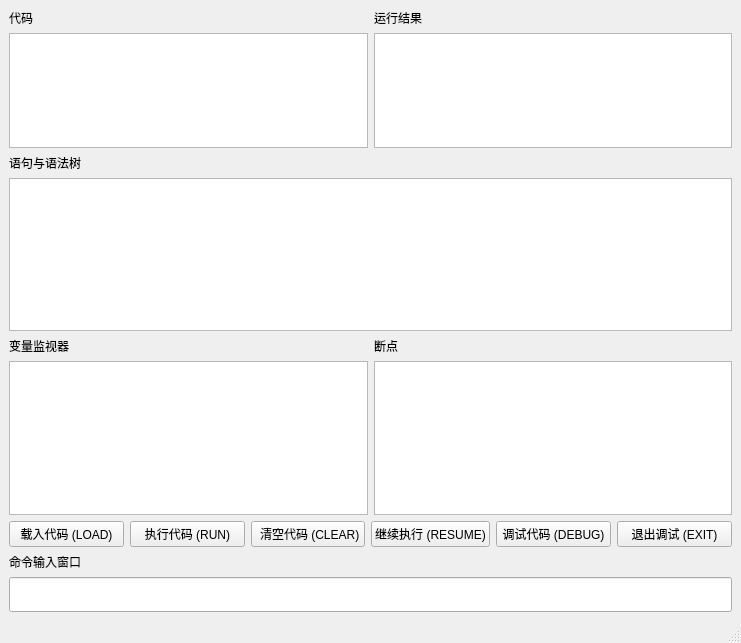
<?xml version="1.0" encoding="UTF-8"?>
<ui version="4.0">
 <class>MainWindow</class>
 <widget class="QMainWindow" name="MainWindow">
  <property name="geometry">
   <rect>
    <x>0</x>
    <y>0</y>
    <width>741</width>
    <height>643</height>
   </rect>
  </property>
  <property name="sizePolicy">
   <sizepolicy hsizetype="Preferred" vsizetype="Preferred">
    <horstretch>0</horstretch>
    <verstretch>0</verstretch>
   </sizepolicy>
  </property>
  <property name="windowTitle">
   <string>GuiBasic</string>
  </property>
  <widget class="QWidget" name="centralwidget">
   <property name="sizePolicy">
    <sizepolicy hsizetype="Expanding" vsizetype="Expanding">
     <horstretch>0</horstretch>
     <verstretch>0</verstretch>
    </sizepolicy>
   </property>
   <layout class="QHBoxLayout" name="horizontalLayout_3">
    <item>
     <layout class="QVBoxLayout" name="verticalLayout">
      <item>
       <layout class="QHBoxLayout" name="horizontalLayout">
        <item>
         <layout class="QVBoxLayout" name="verticalLayout_2">
          <item>
           <widget class="QLabel" name="labelCode">
            <property name="text">
             <string>代码</string>
            </property>
           </widget>
          </item>
          <item>
           <widget class="QTextBrowser" name="CodeDisplay">
            <property name="readOnly">
             <bool>true</bool>
            </property>
            <property name="html">
             <string>&lt;!DOCTYPE HTML PUBLIC &quot;-//W3C//DTD HTML 4.0//EN&quot; &quot;http://www.w3.org/TR/REC-html40/strict.dtd&quot;&gt;
&lt;html&gt;&lt;head&gt;&lt;meta name=&quot;qrichtext&quot; content=&quot;1&quot; /&gt;&lt;meta charset=&quot;utf-8&quot; /&gt;&lt;style type=&quot;text/css&quot;&gt;
p, li { white-space: pre-wrap; }
hr { height: 1px; border-width: 0; }
li.unchecked::marker { content: &quot;\2610&quot;; }
li.checked::marker { content: &quot;\2612&quot;; }
&lt;/style&gt;&lt;/head&gt;&lt;body style=&quot; font-family:'Microsoft YaHei UI'; font-size:9pt; font-weight:400; font-style:normal;&quot;&gt;
&lt;p style=&quot;-qt-paragraph-type:empty; margin-top:0px; margin-bottom:0px; margin-left:0px; margin-right:0px; -qt-block-indent:0; text-indent:0px;&quot;&gt;&lt;br /&gt;&lt;/p&gt;&lt;/body&gt;&lt;/html&gt;</string>
            </property>
           </widget>
          </item>
         </layout>
        </item>
        <item>
         <layout class="QVBoxLayout" name="verticalLayout_4">
          <item>
           <widget class="QLabel" name="labelOutput">
            <property name="text">
             <string>运行结果</string>
            </property>
           </widget>
          </item>
          <item>
           <widget class="QTextBrowser" name="textBrowser">
            <property name="html">
             <string>&lt;!DOCTYPE HTML PUBLIC &quot;-//W3C//DTD HTML 4.0//EN&quot; &quot;http://www.w3.org/TR/REC-html40/strict.dtd&quot;&gt;
&lt;html&gt;&lt;head&gt;&lt;meta name=&quot;qrichtext&quot; content=&quot;1&quot; /&gt;&lt;meta charset=&quot;utf-8&quot; /&gt;&lt;style type=&quot;text/css&quot;&gt;
p, li { white-space: pre-wrap; }
hr { height: 1px; border-width: 0; }
li.unchecked::marker { content: &quot;\2610&quot;; }
li.checked::marker { content: &quot;\2612&quot;; }
&lt;/style&gt;&lt;/head&gt;&lt;body style=&quot; font-family:'Microsoft YaHei UI'; font-size:9pt; font-weight:400; font-style:normal;&quot;&gt;
&lt;p style=&quot;-qt-paragraph-type:empty; margin-top:0px; margin-bottom:0px; margin-left:0px; margin-right:0px; -qt-block-indent:0; text-indent:0px;&quot;&gt;&lt;br /&gt;&lt;/p&gt;&lt;/body&gt;&lt;/html&gt;</string>
            </property>
           </widget>
          </item>
         </layout>
        </item>
       </layout>
      </item>
      <item>
       <layout class="QVBoxLayout" name="verticalLayout_3">
        <item>
         <widget class="QLabel" name="labelSyntaxTree">
          <property name="text">
           <string>语句与语法树</string>
          </property>
         </widget>
        </item>
        <item>
         <widget class="QTextBrowser" name="treeDisplay">
          <property name="readOnly">
           <bool>true</bool>
          </property>
          <property name="html">
           <string>&lt;!DOCTYPE HTML PUBLIC &quot;-//W3C//DTD HTML 4.0//EN&quot; &quot;http://www.w3.org/TR/REC-html40/strict.dtd&quot;&gt;
&lt;html&gt;&lt;head&gt;&lt;meta name=&quot;qrichtext&quot; content=&quot;1&quot; /&gt;&lt;meta charset=&quot;utf-8&quot; /&gt;&lt;style type=&quot;text/css&quot;&gt;
p, li { white-space: pre-wrap; }
hr { height: 1px; border-width: 0; }
li.unchecked::marker { content: &quot;\2610&quot;; }
li.checked::marker { content: &quot;\2612&quot;; }
&lt;/style&gt;&lt;/head&gt;&lt;body style=&quot; font-family:'Microsoft YaHei UI'; font-size:9pt; font-weight:400; font-style:normal;&quot;&gt;
&lt;p style=&quot;-qt-paragraph-type:empty; margin-top:0px; margin-bottom:0px; margin-left:0px; margin-right:0px; -qt-block-indent:0; text-indent:0px;&quot;&gt;&lt;br /&gt;&lt;/p&gt;&lt;/body&gt;&lt;/html&gt;</string>
          </property>
          <property name="overwriteMode">
           <bool>false</bool>
          </property>
         </widget>
        </item>
        <item>
         <layout class="QHBoxLayout" name="layoutDebugger">
          <item>
           <layout class="QVBoxLayout" name="verticalLayout_8">
            <item>
             <widget class="QLabel" name="labelMonitor">
              <property name="text">
               <string>变量监视器</string>
              </property>
             </widget>
            </item>
            <item>
             <widget class="QTextBrowser" name="monitorDisplay">
              <property name="markdown">
               <string/>
              </property>
             </widget>
            </item>
           </layout>
          </item>
          <item>
           <layout class="QVBoxLayout" name="verticalLayout_7">
            <item>
             <widget class="QLabel" name="labelBreakPoints">
              <property name="text">
               <string>断点</string>
              </property>
             </widget>
            </item>
            <item>
             <widget class="QTextBrowser" name="breakPointsDisplay">
              <property name="markdown">
               <string/>
              </property>
             </widget>
            </item>
           </layout>
          </item>
         </layout>
        </item>
       </layout>
      </item>
      <item>
       <layout class="QHBoxLayout" name="horizontalLayout_2">
        <item>
         <widget class="QPushButton" name="btnLoadCode">
          <property name="text">
           <string>载入代码 (LOAD)</string>
          </property>
         </widget>
        </item>
        <item>
         <widget class="QPushButton" name="btnRunCode">
          <property name="text">
           <string>执行代码 (RUN)</string>
          </property>
         </widget>
        </item>
        <item>
         <widget class="QPushButton" name="btnClearCode">
          <property name="text">
           <string> 清空代码 (CLEAR)</string>
          </property>
         </widget>
        </item>
        <item>
         <widget class="QPushButton" name="btnDebugResume">
          <property name="enabled">
           <bool>true</bool>
          </property>
          <property name="text">
           <string>继续执行 (RESUME)</string>
          </property>
         </widget>
        </item>
        <item>
         <widget class="QPushButton" name="btnDebugMode">
          <property name="text">
           <string>调试代码 (DEBUG)</string>
          </property>
         </widget>
        </item>
        <item>
         <widget class="QPushButton" name="btnExitDebugMode">
          <property name="enabled">
           <bool>true</bool>
          </property>
          <property name="text">
           <string>退出调试 (EXIT)</string>
          </property>
         </widget>
        </item>
       </layout>
      </item>
      <item>
       <layout class="QVBoxLayout" name="verticalLayout_5">
        <item>
         <widget class="QLabel" name="labelCommand">
          <property name="text">
           <string>命令输入窗口</string>
          </property>
         </widget>
        </item>
        <item>
         <widget class="QLineEdit" name="cmdLineEdit">
          <property name="minimumSize">
           <size>
            <width>0</width>
            <height>35</height>
           </size>
          </property>
          <property name="sizeIncrement">
           <size>
            <width>0</width>
            <height>20</height>
           </size>
          </property>
          <property name="font">
           <font>
            <pointsize>16</pointsize>
           </font>
          </property>
         </widget>
        </item>
       </layout>
      </item>
     </layout>
    </item>
   </layout>
  </widget>
  <widget class="QMenuBar" name="menubar">
   <property name="geometry">
    <rect>
     <x>0</x>
     <y>0</y>
     <width>741</width>
     <height>21</height>
    </rect>
   </property>
  </widget>
  <widget class="QStatusBar" name="statusbar"/>
 </widget>
 <resources/>
 <connections/>
</ui>
